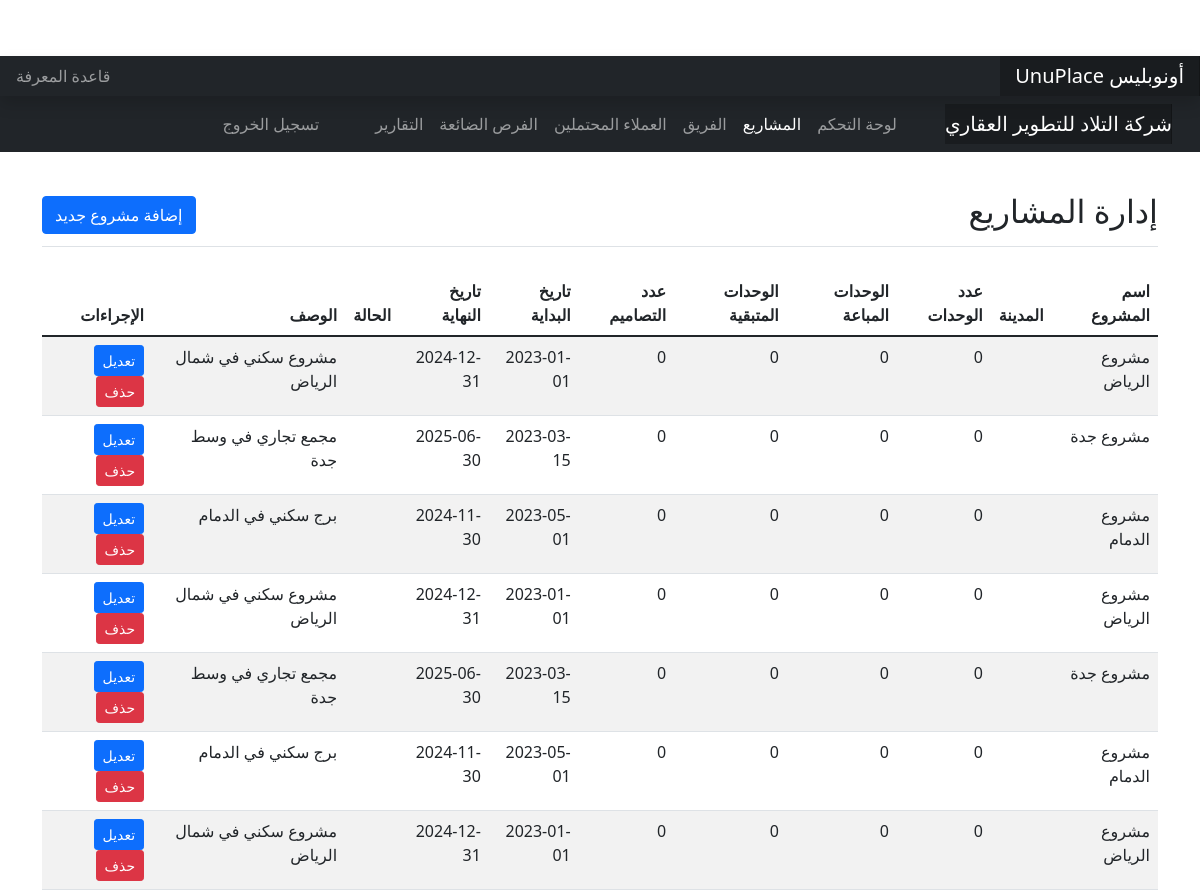
Page /admin/projects.php (signed in, upper part) on the earlier database version.
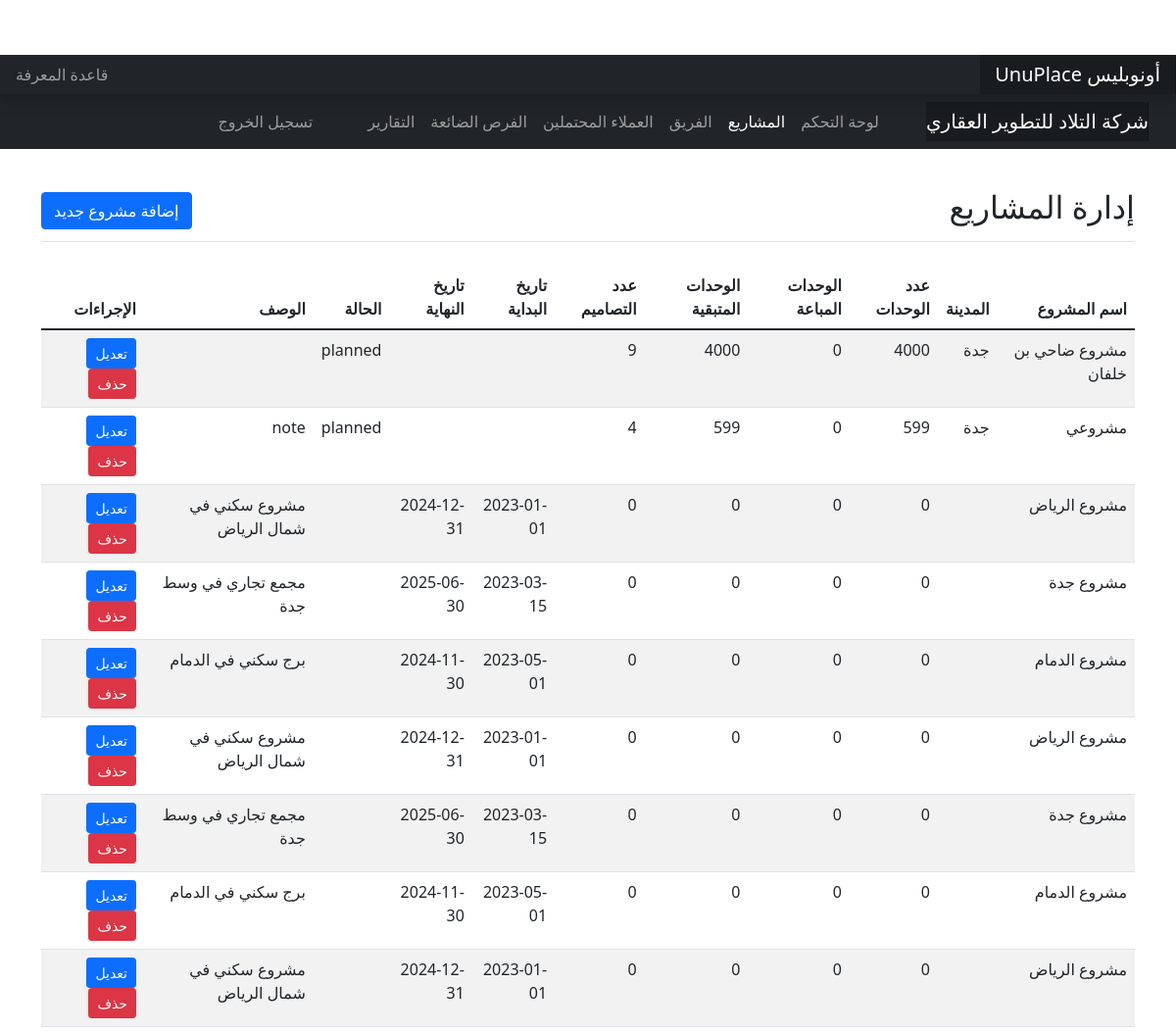
Same page on the later database version.
### tables this page shows
CREATE TABLE `projects` (
  `id` int(11) NOT NULL,
  `name` varchar(100) NOT NULL,
  `city` varchar(50) NOT NULL,
  `logo` varchar(255) DEFAULT NULL,
  `total_units` int(11) NOT NULL,
  `sold_units` int(11) DEFAULT 0,
  `remaining_units` int(11) GENERATED ALWAYS AS (`total_units` - `sold_units`) VIRTUAL,
  `design_count` int(11) NOT NULL,
  `created_at` timestamp NOT NULL DEFAULT current_timestamp(),
  `description` varchar(255) DEFAULT NULL,
  `start_date` date DEFAULT NULL,
  `end_date` date DEFAULT NULL,
  `status` enum('planned','in_progress','completed','on_hold') DEFAULT 'planned'
);

### includes/functions.php (called while the page is built, shortened)
<?php
function get_all_projects($pdo) {
    $stmt = $pdo->query("SELECT * FROM projects ORDER BY created_at DESC");
    return $stmt->fetchAll(PDO::FETCH_ASSOC);
}

### admin/projects.php (the view, shortened to what this page needs)
<?php
require_once '../includes/functions.php';
require_once '../config/database.php';
$projects = get_all_projects($pdo);
?>
<!DOCTYPE html>
<html lang="ar" dir="rtl">
<head>
    <link href="../assets/css/style.css" rel="stylesheet">
    <link href="https://cdn.jsdelivr.net/npm/bootstrap@5.1.3/dist/css/bootstrap.min.css" rel="stylesheet">
</head>
<body>
    <?php include '../includes/header.php'; ?>
    <?php include '../includes/topnav.php'; ?>
    <div class="container mt-4">
        <div class="d-flex justify-content-between flex-wrap flex-md-nowrap align-items-center pt-3 pb-2 mb-3 border-bottom">
            <h1 class="h2">إدارة المشاريع</h1>
            <button class="btn btn-primary" data-bs-toggle="modal" data-bs-target="#addProjectModal">إضافة مشروع جديد</button>
        </div>
        <div class="table-responsive mt-4">
            <table class="table table-striped">
                <thead>
                    <tr>
                        <th>اسم المشروع</th>
                        <th>المدينة</th>
                        <th>عدد الوحدات</th>
                        <th>الوحدات المباعة</th>
                        <th>الوحدات المتبقية</th>
                        <th>عدد التصاميم</th>
                        <th>تاريخ البداية</th>
                        <th>تاريخ النهاية</th>
                        <th>الحالة</th>
                        <th>الوصف</th>
                        <th>الإجراءات</th>
                    </tr>
                </thead>
                <tbody>
                    <?php foreach ($projects as $project): ?>
                    <tr>
                        <td><?php echo htmlspecialchars($project['name']); ?></td>
                        <td><?php echo htmlspecialchars($project['city']); ?></td>
                        <td><?php echo htmlspecialchars($project['total_units']); ?></td>
                        <td><?php echo htmlspecialchars($project['sold_units']); ?></td>
                        <td><?php echo htmlspecialchars($project['remaining_units']); ?></td>
                        <td><?php echo htmlspecialchars($project['design_count']); ?></td>
                        <td><?php echo htmlspecialchars($project['start_date']); ?></td>
                        <td><?php echo htmlspecialchars($project['end_date']); ?></td>
                        <td><?php echo htmlspecialchars($project['status']); ?></td>
                        <td><?php echo htmlspecialchars($project['description']); ?></td>
                        <td>
                            <button class="btn btn-sm btn-primary edit-project" onclick="editProject(<?php echo $project['id']; ?>)" >تعديل</button>
                            <button class="btn btn-sm btn-danger delete-project" data-id="<?php echo $project['id']; ?>">حذف</button>
                        </td>
                    </tr>
                    <?php endforeach; ?>
                </tbody>
            </table>
        </div>
    </div>
</body>
</html>

Differences in the rows shown:
added projects: name "مشروع ضاحي بن خلفان", city "جدة", total_units "4000", sold_units "0", remaining_units "4000", design_count "9", status "planned"
added projects: name "مشروعي", city "جدة", total_units "599", sold_units "0", remaining_units "599", design_count "4", status "planned", description "note"
